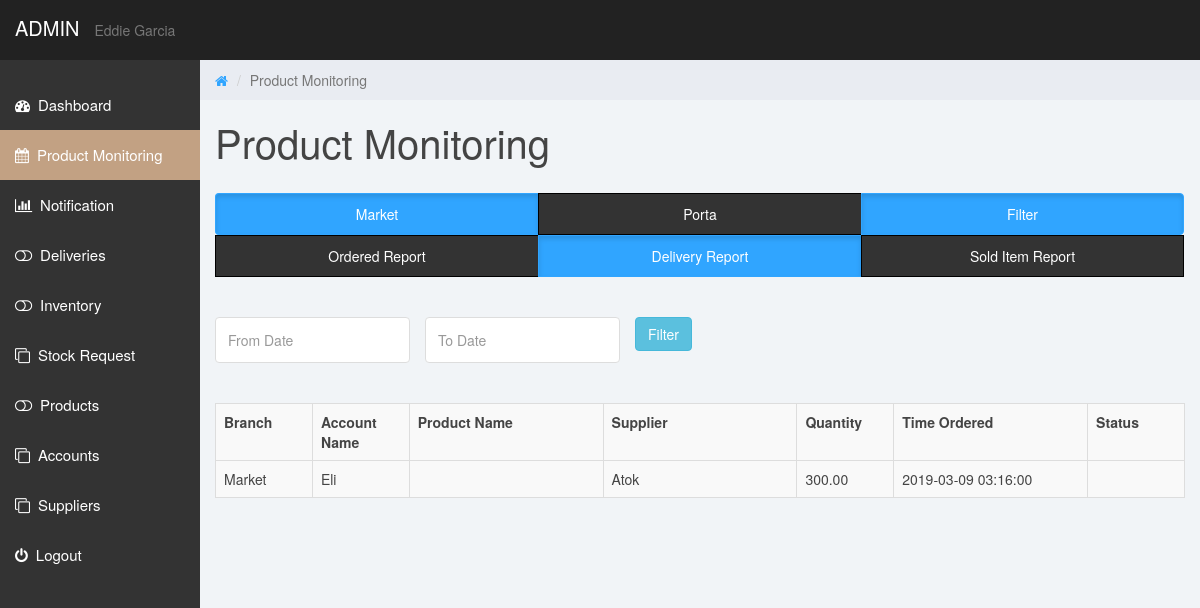
The app's page /Garciaskape/admin/monitoring/delivered_filter_report_m.php, older data.
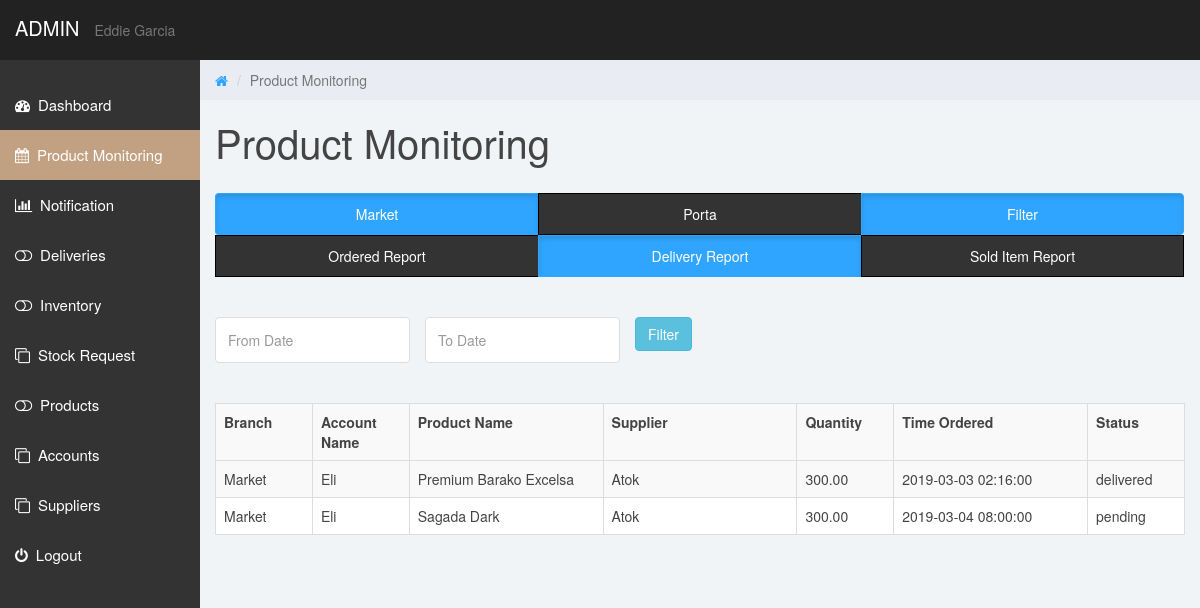
The same page, newer data.
### tables this page shows
CREATE TABLE IF NOT EXISTS `orders` (
  `idnumber` int(15) UNSIGNED NOT NULL AUTO_INCREMENT,
  `orderid` int(15) NOT NULL,
  `stockid` int(15) NOT NULL,
  `productid` int(15) NOT NULL,
  `quantity` double(10,2) NOT NULL,
  `solditemid` int(15) DEFAULT NULL,
  `deliveryid` int(15) DEFAULT NULL,
  `supplierid` int(15) DEFAULT NULL,
  `branchid` int(15) NOT NULL,
  `accountid` int(15) NOT NULL,
  `time` timestamp NOT NULL,
  `status` varchar(45) DEFAULT NULL,
  PRIMARY KEY (`idnumber`),
  UNIQUE KEY `idnumber_UNIQUE` (`idnumber`)
);

CREATE TABLE IF NOT EXISTS `branch` (
  `branchid` int(15) UNSIGNED NOT NULL AUTO_INCREMENT,
  `branch_name` varchar(201) NOT NULL,
  `branch_address` varchar(201) DEFAULT NULL,
  PRIMARY KEY (`branchid`),
  UNIQUE KEY `branchid_UNIQUE` (`branchid`)
);

CREATE TABLE IF NOT EXISTS `accounts` (
  `accountid` int(15) UNSIGNED NOT NULL AUTO_INCREMENT,
  `username` varchar(201) NOT NULL,
  `email` varchar(201) NOT NULL,
  `password` varchar(201) NOT NULL,
  `user_type` varchar(201) NOT NULL,
  `firstname` varchar(100) NOT NULL,
  `middlename` varchar(100) DEFAULT NULL,
  `lastname` varchar(100) NOT NULL,
  `contact_number` varchar(20) NOT NULL,
  `status` varchar(45) NOT NULL,
  PRIMARY KEY (`accountid`),
  UNIQUE KEY `username_UNIQUE` (`username`),
  UNIQUE KEY `accountid_UNIQUE` (`accountid`),
  UNIQUE KEY `password_UNIQUE` (`password`)
);

CREATE TABLE IF NOT EXISTS `supplier` (
  `supplierid` int(15) UNSIGNED NOT NULL AUTO_INCREMENT,
  `supplier_name` varchar(201) NOT NULL,
  `supplier_contact_person` varchar(201) NOT NULL,
  `contact_number` varchar(201) NOT NULL,
  `address` varchar(201) DEFAULT NULL,
  PRIMARY KEY (`supplierid`),
  UNIQUE KEY `supplierid_UNIQUE` (`supplierid`)
);

CREATE TABLE IF NOT EXISTS `products` (
  `productid` int(15) UNSIGNED NOT NULL AUTO_INCREMENT,
  `productname` varchar(201) NOT NULL,
  `branchid` int(11) NOT NULL,
  `status` varchar(201) DEFAULT NULL,
  PRIMARY KEY (`productid`),
  UNIQUE KEY `productid_UNIQUE` (`productid`)
);

CREATE TABLE IF NOT EXISTS `delivery` (
  `idnumber` int(15) UNSIGNED NOT NULL AUTO_INCREMENT,
  `deliveryid` int(15) NOT NULL,
  `productid` int(15) NOT NULL,
  `quantity` double(10,2) NOT NULL,
  `supplierid` int(15) NOT NULL,
  `branchid` int(15) NOT NULL,
  `orderid` int(15) NOT NULL,
  `time` timestamp NOT NULL,
  `status` varchar(45) NOT NULL,
  PRIMARY KEY (`idnumber`),
  UNIQUE KEY `idnumber_UNIQUE` (`idnumber`)
);

### Garciaskape/admin/monitoring/delivered_filter_report_m.php (the view, shortened to what this page needs)
<?php
include '../includes/connection.php';
$query = "SELECT products.productname as name, branch.branchid, branch.branch_name as bname, orders.quantity as qty, supplier.supplier_name as supp, delivery.deliveryid, accounts.firstname as fname, orders.time as t, delivery.status
from (((((orders inner join products on orders.productid = products.productid)
left join branch on orders.branchid = branch.branchid)
left join supplier on orders.supplierid = supplier.supplierid)
left join delivery on orders.deliveryid = delivery.deliveryid)
left join accounts on orders.accountid = accounts.accountid)
where branch.branchid = 1 and delivery.branchid = 1";
$result = mysqli_query($conn, $query);
?>
<!DOCTYPE html>
<html>
    <head>
        <link href="../css/bootstrap.min.css" rel="stylesheet">
        <link href="../css/font-awesome.min.css" rel="stylesheet">
        <link href="../css/datepicker3.css" rel="stylesheet">
        <link href="../css/styles.css" rel="stylesheet">
        <link href="../css/add.css" rel="stylesheet">
        <link rel="stylesheet" href="http://code.jquery.com/ui/1.11.4/themes/smoothness/jquery-ui.css">
    </head>
    <body>
        <nav class="navbar navbar-custom navbar-fixed-top" role="navigation">
            <div class="container-fluid">
                <div class="navbar-header">
                    <a class="navbar-brand" href="#"><span></span>Admin</a>
                    <br>
                    <p> Eddie Garcia </p>
                </div>
            </div>
        </nav>
        <div id="sidebar-collapse" class="col-sm-3 col-lg-2 sidebar">
            <ul class="nav menu">
                <li ><a href="../index.php"><em class="fa fa-dashboard">&nbsp;</em> Dashboard</a></li>
                <li class="active"><a href="../monitoring/product.php"><em class="fa fa-calendar">&nbsp;</em> Product Monitoring</a></li>
                <li><a href="../notification/notification.php"><em class="fa fa-bar-chart">&nbsp;</em> Notification</a></li>
                <li><a href="../deliveries/adeliveries.php"><em class="fa fa-toggle-off">&nbsp;</em> Deliveries</a></li>
                <li><a href="../inventory/inventory.php"><em class="fa fa-toggle-off">&nbsp;</em> Inventory</a></li>
                <li><a href="../branch/branch.php"><em class="fa fa-clone">&nbsp;</em> Stock Request </a></li>
                <li><a href="../product/product.php"><em class="fa fa-toggle-off">&nbsp;</em> Products</a></li>
                <li><a href="../accounts/accounts.php"><em class="fa fa-clone">&nbsp;</em> Accounts </a></li>
                <li><a href="../supplier/supplier.php"><em class="fa fa-clone">&nbsp;</em> Suppliers </a></li>
                <li><a href="../../includes/logout.inc.php"><em class="fa fa-power-off">&nbsp;</em> Logout</a></li>
            </ul>
        </div>
        <div class="col-sm-9 col-sm-offset-3 col-lg-10 col-lg-offset-2 main">
            <div class="row">
                <ol class="breadcrumb">
                    <li><a href="#">
                        <em class="fa fa-home"></em>
                        </a></li>
                    <li class="active">Product Monitoring</li>
                </ol>
            </div>
            <div class="row">
                <div class="col-lg-12">
                    <h1 class="page-header">Product Monitoring</h1>
                </div>
            </div>
            <div class="btn-group" style="width:100%">
                <button class="btn btn-primary active" onclick="location.href='../monitoring/product.php'" style="width:33.3%">Market</button>
                <button onclick="location.href='../monitoring/productsub.php'" style="width:33.3%">Porta</button>
                <button class="btn btn-primary active" onclick="location.href='all_filter_report_m.php'" style="width:33.3%">Filter</button>
            </div>
            <br>
            <div class="btn-group" style="width:100%">
                <button onclick="location.href='ordered_filter_report_m.php'" style="width:33.3%">Ordered Report</button>
                <button class="btn btn-primary active"onclick="location.href='delivered_report_m.php'" style="width:33.3%">Delivery Report</button>
                <button onclick="location.href='sold_item_filter_report_m.php'" style="width:33.3%">Sold Item Report</button>
            </div>
            <div class="table-responsive">
                <div ng-app="producttable" ng-controller="controller">
                    <br/>
                    <br/>
                    <div class="row" >
                        <div class=".col-xs-4 pull-left" style="margin-left: 1.5%">
                            <input type="text" name="from_date" id="from_date" class="form-control" placeholder="From Date" />
                        </div>
                        <div class=".col-xs-4 pull-left" style="margin-left: 1.5%">
                            <input type="text" name="to_date" id="to_date" class="form-control" placeholder="To Date" />
                        </div>
                        <div class=".col-xs-4 pull-left" style="margin-left: 1.5%">
                            <input type="button" name="filter" id="filter" value="Filter" class="btn btn-info" />
                        </div>
                    </div>
                    <br>
                    <br/>
                    <div class="row">
                        <div class="col-md-12"  id="order_table"ng-show="filter_data > 0">
                            <table class="table table-striped table-bordered">
                                <tr>
                                    <th width="10%">Branch</th>
                                    <th width="10%">Account Name</th>
                                    <th width="20%">Product Name</th>
                                    <th width="20%">Supplier</th>
                                    <th width="10%">Quantity</th>
                                    <th width="20%">Time Ordered</th>
                                    <th width="10%">Status</th>
                                </tr>
                                <tr ng-repeat="data in searched = (file | filter:search | orderBy : base :reverse) | beginning_data:(current_grid-1)*data_limit | limitTo:data_limit">
                                    <?php
                                    while($row = mysqli_fetch_array($result)){
                                    ?>
                                <tr>
                                    <td><?php echo $row["bname"]; ?></td>
                                    <td><?php echo $row["fname"]; ?></td>
                                    <td><?php echo $row["name"]; ?></td>
                                    <td><?php echo $row["supp"]; ?></td>
                                    <td><?php echo $row["qty"]; ?></td>
                                    <td><?php echo $row["t"]; ?></td>
                                    <td><?php echo $row["status"]; ?></td>
                                </tr>
                                <?php
                                    }
                                ?>
                            </table>
                        </div>
                    </div>
                </div>
            </div>
        </div>
    </body>
</html>

### Garciaskape/admin/css/styles.css (style rules this page uses)
body { background: #f1f4f7; padding-top: 60px; font-size: 14px; color: #444444; font-family: "Montserrat", "Helvetica Neue", Helvetica, Arial, sans-serif; }
p { color: #777; }
a, a:hover, a:focus { color: #30a5ff; }
h1, h2, h3, h4, h5, h6 { color: #444444; }
h1 { font-weight: 300; font-size: 40px; }
input.form-control { border: 1px solid #ddd; box-shadow: none; height: 46px; }
.navbar-custom { background: #222; height: 60px; }
.navbar-header .navbar-brand { color: #fff; font-size: 20px; text-transform: uppercase; font-weight: 500; height: 60px; padding-top: 18px; }
.btn-primary, .btn-primary:hover, .btn-primary:focus, .btn-primary:active, .btn-primary.active, .open > .dropdown-toggle.btn-primary, .btn-primary.disabled, .btn-primary[disabled], fieldset[disabled] .btn-primary, .btn-primary.disabled:hover, .btn-primary[disabled]:hover, fieldset[disabled] .btn-primary:hover, .btn-primary.disabled:focus, .btn-primary[disabled]:focus, fieldset[disabled] .btn-primary:focus, .btn-primary.disabled:active, .btn-primary[disabled]:active, fieldset[disabled] .btn-primary:active, .btn-primary.disabled.active, .btn-primary[disabled].active, fieldset[disabled] .btn-primary.active { background-color: #30a5ff; border-color: #30a5ff; }
.navbar { border: 0; }
.sidebar { display: block; padding: 0; display: none; box-shadow: none; background: #333333; }
.sidebar ul { margin: 20px 0px; }
@media (min-width: 768px) { .sidebar { display: block; position: fixed; top: 60px; bottom: 0; left: 0; z-index: 1000; display: block; margin: 0; padding: 0; overflow-x: hidden; overflow-y: auto; } }
@media (min-width: 768px) { .navbar-header { width: 100%; } }
.sidebar ul.nav .active a, .sidebar ul.nav li.parent a.active, .sidebar ul.nav .active > a:hover, .sidebar ul.nav li.parent a.active:hover, .sidebar ul.nav .active > a:focus, .sidebar ul.nav li.parent a.active:focus { color: #fff; background-color: #C2A183; }
.sidebar ul.nav li a { height: 50px; font-size: 15px; line-height: 2em; color: #FFFFFF; }
.breadcrumb { border-radius: 0; padding: 10px 15px 10px 15px; background: #e9ecf2; margin: 0; }
h1.page-header { margin-top: 20px; border-bottom: 0; }
.table { background: #fff; }
th, td { text-align: left; padding: 8px; }

### Garciaskape/admin/css/add.css (style rules this page uses)
.btn-group button { background-color: #333333; border: 1px solid black; color: white; padding: 10px 24px; cursor: pointer; float: left; position: relative; display: inline-block; }
.btn-group:after { content: ""; clear: both; display: table; }
.btn-group button:not(:last-child) { border-right: none; }

Row changes from the older to the newer data that the page shows:
removed orders: branchid.branch_name "Market", accountid.firstname "Eli", supplierid.supplier_name "Atok", quantity "300.00", time "2019-03-09 03:16:00"
added orders: branchid.branch_name "Market", accountid.firstname "Eli", productid.productname "Premium Barako Excelsa", supplierid.supplier_name "Atok", quantity "300.00", time "2019-03-03 02:16:00", deliveryid.status "delivered"
now on this page (row edited): orders: branchid.branch_name "Market", accountid.firstname "Eli", productid.productname "Sagada Dark", supplierid.supplier_name "Atok", quantity "300.00", time "2019-03-04 08:00:00", deliveryid.status "pending"
